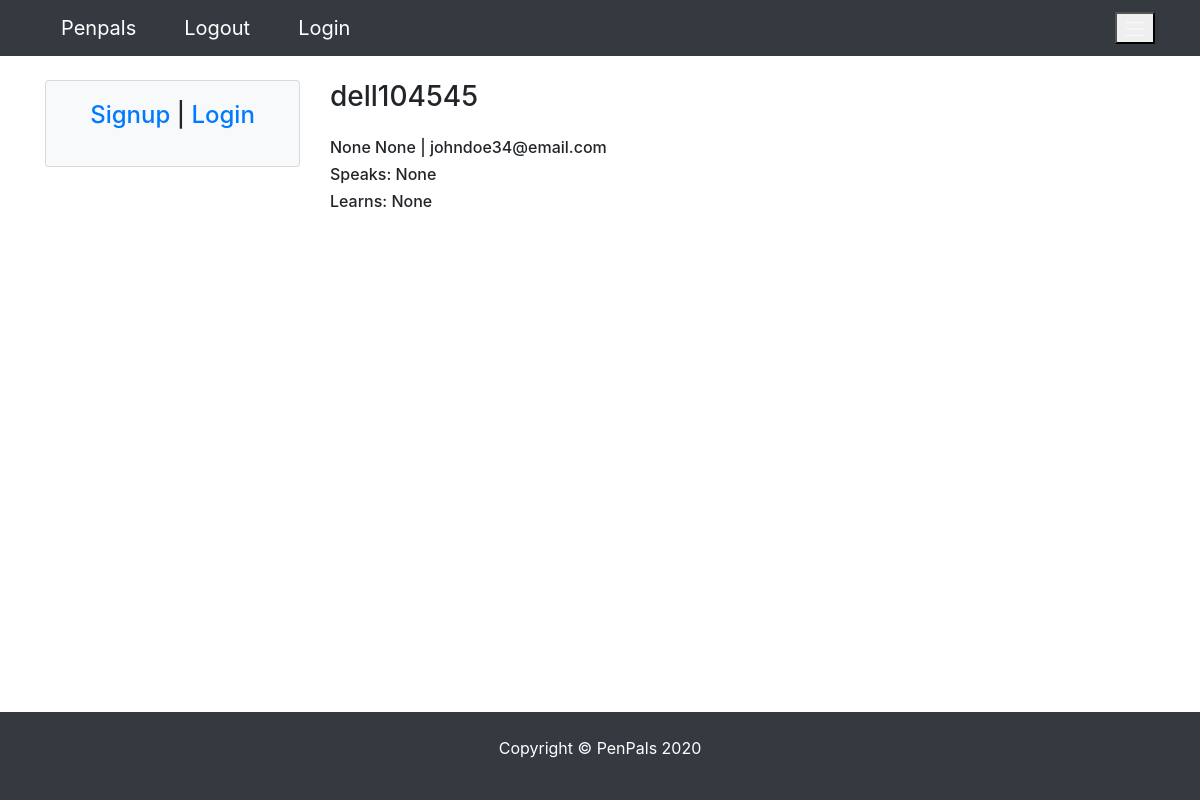
The app's page /profile/12, older data.
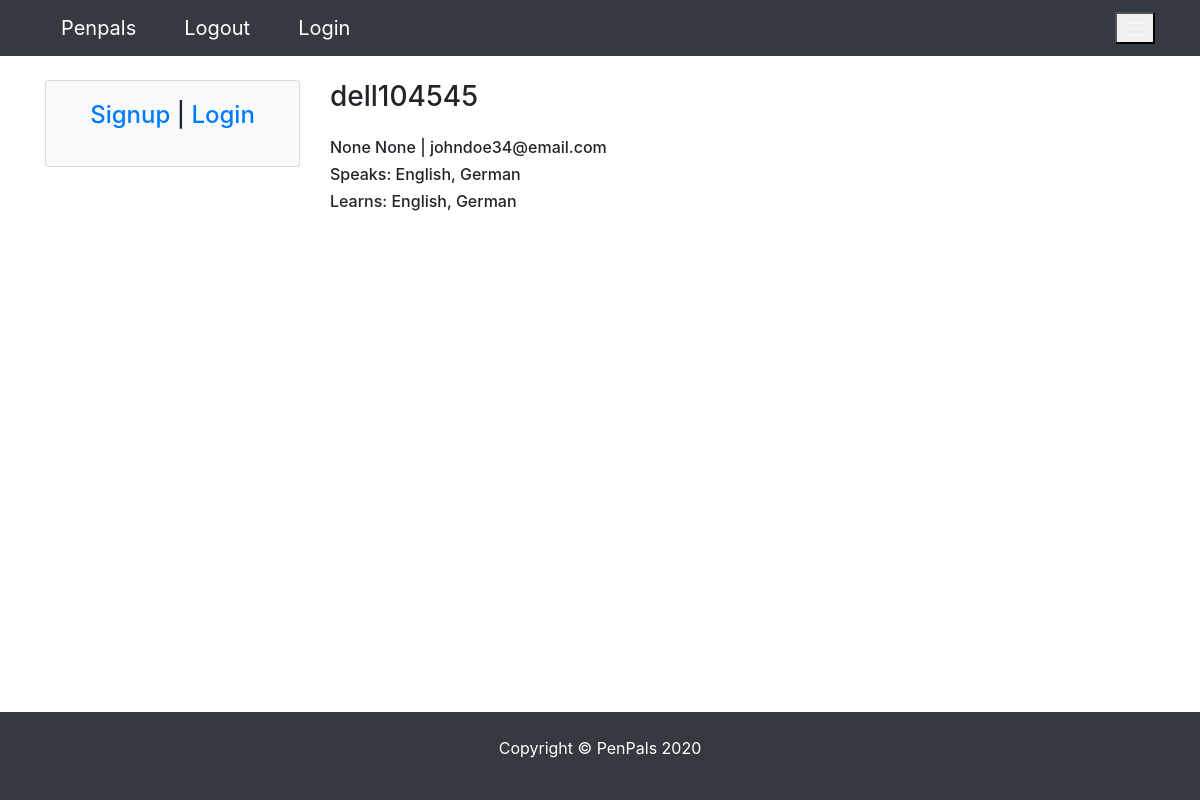
The same page, newer data.
### pages/models.py (models this page shows, shortened)
class Profile(models.Model):
    user = models.OneToOneField(
        User, blank=True, null=True, on_delete=models.CASCADE)
    first = models.CharField(max_length=200, blank=True, null=True)
    last = models.CharField(max_length=200, blank=True, null=True)
    photo = models.ImageField(
        default='user.png', upload_to='photos/%y/%m',  blank=True, null=True)
    friends = models.ManyToManyField('self', blank=True)
    speaks = models.CharField(max_length=200, blank=True, null=True)
    learns = models.CharField(max_length=200, blank=True, null=True)
    def __init__(self, *args, **kwargs):
         super(Profile, self).__init__(*args, **kwargs)
         self.speaks = from_value_to_label(self.speaks)
         self.learns = from_value_to_label(self.learns)
    class Meta:
        ordering = ['-id']

### pages/views.py (the view)
# urls.py: path('profile/<int:profile_id>', ProfileView.as_view(), name="profile"),
class ProfileView(SuccessMessageMixin, DetailView):
    template_name = 'pages/profile.html'
    form_class = ProfileViewForm
    context_object_name = 'profile'
    model = Profile
    def get_object(self):
        instance = Profile.objects.get(id=self.kwargs['profile_id'])  # self.request.user.profile.id)
        return instance

### pages/utils.py (called while the page is built)
def from_value_to_label(field):
    if field is not None:
        list_of_labels = [label for value, label in LANGUAGE_CHOICES if str(value) in field]
        return ", ".join(list_of_labels)  # list_of_labels  #ast.literal_eval(field)  # [int(i) for i in field.replace('[','').replace(']','').replace(',','').replace("'",'').split(" ")] # list_of_labels #
    return field

### pages/templates/pages/profile.html (shortened to what this page needs)
{% extends 'pages/base.html' %}
{% block content %}
<div class="row">
  {% include 'pages/partials/_sidebar.html' %}
  <div class="col-md-9 col-sm-12">
    <h3>{{profile.user}}</h3>
    <div class="my-4">
        <h6>{{profile.first}} {{profile.last}} | {{profile.user.email}}</h6>
        <h6>Speaks: {{profile.speaks}}</h6>
        <h6>Learns: {{profile.learns}}</h6>
    </div>
  </div>
</div>
{% endblock content %}

Row changes from the older to the newer data that the page shows:
changed Profile "None": speaks "None" → "English, German"; learns "None" → "English, German"
